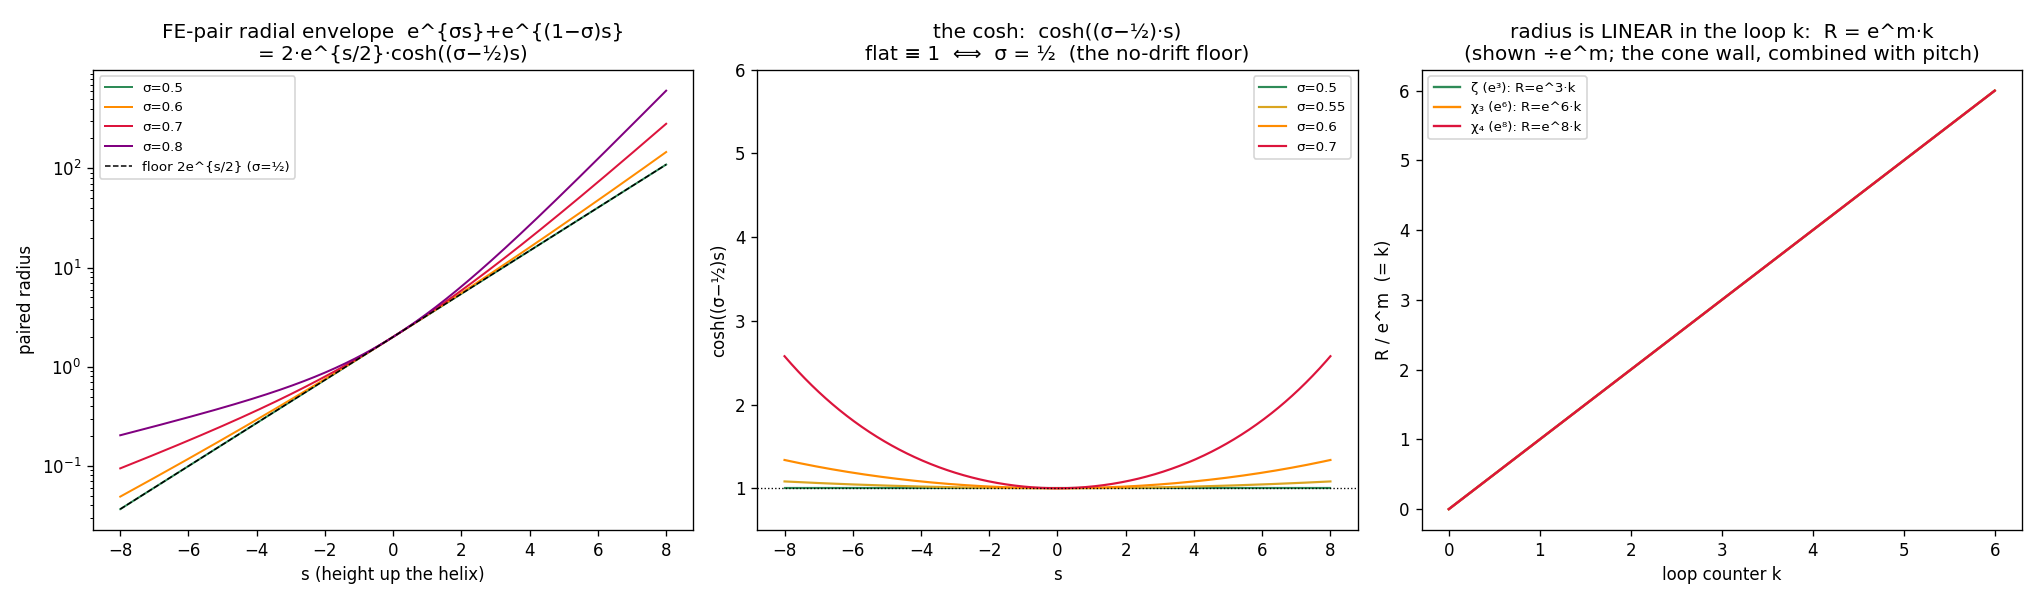

Here is the Python script that generated this plot:
"""
"That looks like cosh" — yes, and it's the whole point.

A mode at σ and its functional-equation dual at 1−σ have radial envelopes e^{σs} and e^{(1−σ)s}.
Their sum is

    e^{σs} + e^{(1−σ)s} = 2·e^{s/2}·cosh((σ−½)·s)

so the FE-pair envelope is a cosh riding the geometric-mean rate e^{s/2} (= √x). The cosh is
FLAT (≡1) exactly at σ=½ and flares for any σ≠½. The radius law R = e^m·k is the one-sided
growth; pair it with its FE-mirror and you get the cosh bowl, whose floor IS the critical line.

(This is the Lean fact `asymmetry_eq_floor_iff_half`: e^{σθ}+e^{(1−σ)θ} = 2e^{θ/2} ⟺ σ=½.)
"""
import numpy as np, math, os
import matplotlib; matplotlib.use('Agg'); import matplotlib.pyplot as plt
OUT = os.path.dirname(os.path.abspath(__file__))

s = np.linspace(-8, 8, 800)

fig, (axA, axB, axC) = plt.subplots(1, 3, figsize=(17, 5))

# A — the FE-pair envelope e^{σs}+e^{(1−σ)s}, with the σ=½ floor 2e^{s/2}
for sigma, c in [(0.5,'seagreen'), (0.6,'darkorange'), (0.7,'crimson'), (0.8,'purple')]:
    E = np.exp(sigma*s) + np.exp((1-sigma)*s)
    axA.semilogy(s, E, color=c, lw=1.2, label=f'σ={sigma}')
axA.semilogy(s, 2*np.exp(s/2), 'k--', lw=0.9, label='floor 2e^{s/2} (σ=½)')
axA.set_title('FE-pair radial envelope  e^{σs}+e^{(1−σ)s}\n= 2·e^{s/2}·cosh((σ−½)s)')
axA.set_xlabel('s (height up the helix)'); axA.set_ylabel('paired radius'); axA.legend(fontsize=8)

# B — the cosh itself: cosh((σ−½)s). Flat (=1) only at σ=½.
for sigma, c in [(0.5,'seagreen'), (0.55,'goldenrod'), (0.6,'darkorange'), (0.7,'crimson')]:
    axB.plot(s, np.cosh((sigma-0.5)*s), color=c, lw=1.3, label=f'σ={sigma}')
axB.axhline(1.0, color='k', ls=':', lw=0.8)
axB.set_title('the cosh:  cosh((σ−½)·s)\nflat ≡ 1  ⟺  σ = ½  (the no-drift floor)')
axB.set_xlabel('s'); axB.set_ylabel('cosh((σ−½)s)'); axB.legend(fontsize=8); axB.set_ylim(0.5, 6)

# C — the cone radius R = e^m·k (linear in loop k) for the three channels (normalized by e^m)
for mode, c, name in [(3,'seagreen','ζ (e³)'), (6,'darkorange','χ₃ (e⁶)'), (8,'crimson','χ₄ (e⁸)')]:
    k = np.linspace(0, 6, 200)
    R = math.exp(mode) * k
    axC.plot(k, R/math.exp(mode), color=c, lw=1.4, label=f'{name}: R=e^{mode}·k')
axC.set_title('radius is LINEAR in the loop k:  R = e^m·k\n(shown ÷e^m; the cone wall, combined with pitch)')
axC.set_xlabel('loop counter k'); axC.set_ylabel('R / e^m  (= k)'); axC.legend(fontsize=8)

fig.tight_layout(); fig.savefig(f'{OUT}/helix_cosh.png', dpi=120)
print(f"saved {OUT}/helix_cosh.png")

# numeric witness: the floor is attained only at σ=½
print("=== FE-pair envelope at s=6, vs the σ=½ floor 2·e³ = %.3f ===" % (2*math.exp(3)))
for sigma in [0.5, 0.55, 0.6, 0.7, 0.8]:
    val = math.exp(sigma*6) + math.exp((1-sigma)*6)
    print(f"  σ={sigma}:  e^(σ·6)+e^((1−σ)·6) = {val:10.3f}   excess over floor = {val-2*math.exp(3):+.3f}")
print("\nThe minimum over σ is exactly at σ=½ (cosh(0)=1). Off-line ⇒ the pair flares — the cosh opens up.")
